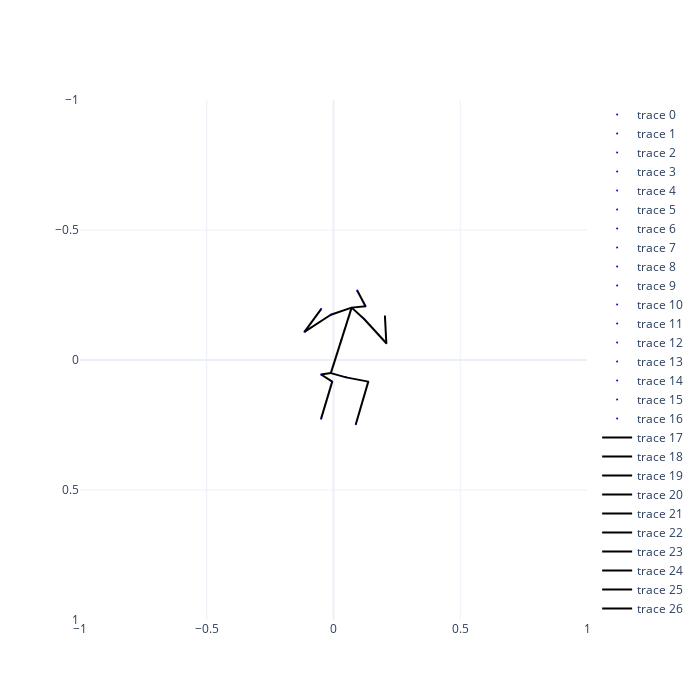

This figure's notebook cell:
### Code cell
# 2d input
aihub_2d = copy.deepcopy(input)
# 2d skeleton
pos = copy.deepcopy(aihub_2d)
points_aihub_2d = {}
for i, p in enumerate(pos):
    p = np.append(p, 0.0)
    #print(i, h36m_keypoints[i], p)
    points_aihub_2d[h36m_keypoints[i]] = p
pos_vector = pos.reshape(-1) # (51,)
total_min, total_max = pos_vector.min(), pos_vector.max()
print("total min: ", total_min,
      "total max: ", total_max)

interact(draw_skeleton_2d(points_aihub_2d, h36m_connections))

### Figure 1 — Plotly figure (JSON) as saved in the notebook; plotly's stock layout.template omitted (floating-point values rounded to 4 significant figures)
{"data": [{"marker": {"color": "blue", "size": 2}, "mode": "markers", "type": "scatter", "x": [-0.01053], "y": [0.05038]}, {"marker": {"color": "blue", "size": 2}, "mode": "markers", "type": "scatter", "x": [0.04968], "y": [0.0668]}, {"marker": {"color": "blue", "size": 2}, "mode": "markers", "type": "scatter", "x": [0.1373], "y": [0.08322]}, {"marker": {"color": "blue", "size": 2}, "mode": "markers", "type": "scatter", "x": [0.08799], "y": [0.2474]}, {"marker": {"color": "blue", "size": 2}, "mode": "markers", "type": "scatter", "x": [-0.04885], "y": [0.05585]}, {"marker": {"color": "blue", "size": 2}, "mode": "markers", "type": "scatter", "x": [-0.005061], "y": [0.08322]}, {"marker": {"color": "blue", "size": 2}, "mode": "markers", "type": "scatter", "x": [-0.04885], "y": [0.2255]}, {"marker": {"color": "blue", "size": 2}, "mode": "markers", "type": "scatter", "x": [0.03052], "y": [-0.07552]}, {"marker": {"color": "blue", "size": 2}, "mode": "markers", "type": "scatter", "x": [0.07157], "y": [-0.2014]}, {"marker": {"color": "blue", "size": 2}, "mode": "markers", "type": "scatter", "x": [0.1263], "y": [-0.2069]}, {"marker": {"color": "blue", "size": 2}, "mode": "markers", "type": "scatter", "x": [0.09346], "y": [-0.2671]}, {"marker": {"color": "blue", "size": 2}, "mode": "markers", "type": "scatter", "x": [-0.01053], "y": [-0.174]}, {"marker": {"color": "blue", "size": 2}, "mode": "markers", "type": "scatter", "x": [-0.1145], "y": [-0.1084]}, {"marker": {"color": "blue", "size": 2}, "mode": "markers", "type": "scatter", "x": [-0.04885], "y": [-0.1959]}, {"marker": {"color": "blue", "size": 2}, "mode": "markers", "type": "scatter", "x": [0.1208], "y": [-0.1576]}, {"marker": {"color": "blue", "size": 2}, "mode": "markers", "type": "scatter", "x": [0.2084], "y": [-0.06457]}, {"marker": {"color": "blue", "size": 2}, "mode": "markers", "type": "scatter", "x": [0.2029], "y": [-0.1686]}, {"line": {"color": "black"}, "mode": "lines", "type": "scatter", "x": [-0.01053, 0.04968], "y": [0.05038, 0.0668]}, {"line": {"color": "black"}, "mode": "lines", "type": "scatter", "x": [-0.01053, -0.04885], "y": [0.05038, 0.05585]}, {"line": {"color": "black"}, "mode": "lines", "type": "scatter", "x": [-0.01053, 0.03052], "y": [0.05038, -0.07552]}, {"line": {"color": "black"}, "mode": "lines", "type": "scatter", "x": [0.04968, 0.1373], "y": [0.0668, 0.08322]}, {"line": {"color": "black"}, "mode": "lines", "type": "scatter", "x": [0.1373, 0.08799], "y": [0.08322, 0.2474]}, {"line": {"color": "black"}, "mode": "lines", "type": "scatter", "x": [-0.04885, -0.005061], "y": [0.05585, 0.08322]}, {"line": {"color": "black"}, "mode": "lines", "type": "scatter", "x": [-0.005061, -0.04885], "y": [0.08322, 0.2255]}, {"line": {"color": "black"}, "mode": "lines", "type": "scatter", "x": [0.03052, 0.07157], "y": [-0.07552, -0.2014]}, {"line": {"color": "black"}, "mode": "lines", "type": "scatter", "x": [0.07157, 0.1263], "y": [-0.2014, -0.2069]}, {"line": {"color": "black"}, "mode": "lines", "type": "scatter", "x": [0.1263, 0.09346], "y": [-0.2069, -0.2671]}, {"line": {"color": "black"}, "mode": "lines", "type": "scatter", "x": [0.07157, 0.1208], "y": [-0.2014, -0.1576]}, {"line": {"color": "black"}, "mode": "lines", "type": "scatter", "x": [0.1208, 0.2084], "y": [-0.1576, -0.06457]}, {"line": {"color": "black"}, "mode": "lines", "type": "scatter", "x": [0.2084, 0.2029], "y": [-0.06457, -0.1686]}, {"line": {"color": "black"}, "mode": "lines", "type": "scatter", "x": [0.07157, -0.01053], "y": [-0.2014, -0.174]}, {"line": {"color": "black"}, "mode": "lines", "type": "scatter", "x": [-0.01053, -0.1145], "y": [-0.174, -0.1084]}, {"line": {"color": "black"}, "mode": "lines", "type": "scatter", "x": [-0.1145, -0.04885], "y": [-0.1084, -0.1959]}], "layout": {"height": 700, "width": 700, "xaxis": {"range": [-1, 1]}, "yaxis": {"range": [1, -1]}}}
